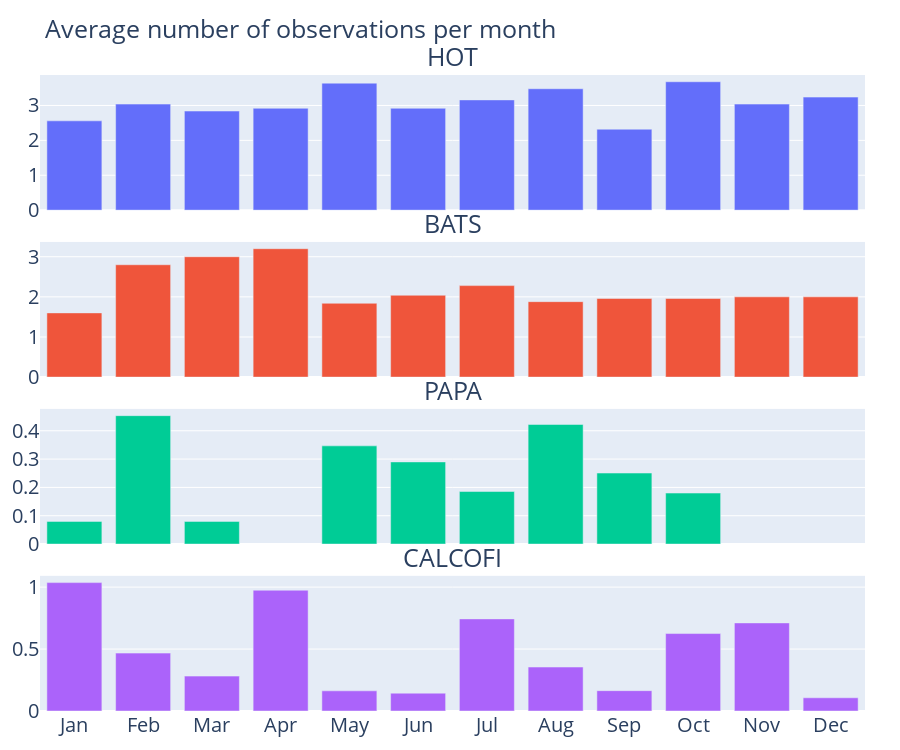

The cell this chart's notebook holds for it:
### Code cell
figure = make_subplots(
    rows=4,
    cols=1,
    subplot_titles=["Hot", "Bats", "Papa", "Calcofi"],
    specs=[[{"type": "bar"}] for _ in range(4)],
    vertical_spacing=0.05,
    shared_xaxes=True,
)

for i, station in enumerate(["hot", "bats", "papa", "calcofi"]):
    figure.add_trace(
        go.Bar(
            y=monthly_by_station[station],
            x=monthly_by_station["month"],
            name=station.capitalize(),
            marker_color=px.colors.qualitative.Plotly[i],
        ),
        row=i + 1,
        col=1,
    )
figure.update_layout(
    title_text="Average number of observations per month",
    title_font_size=25,
    showlegend=False,
    font={"size": 20},
    margin={"l": 35, "r": 35, "t": 75, "b": 35},
    height=750,
    # bigger font for subtitles
    annotations=[
        {"text": "HOT", "font": dict(size=25)},
        {"text": "BATS", "font": dict(size=25)},
        {"text": "PAPA", "font": dict(size=25)},
        {"text": "CALCOFI", "font": dict(size=25)},
    ],
)
figure.show()

### Figure 1 — Plotly figure (JSON) as saved in the notebook; plotly's stock layout.template omitted (floating-point values rounded to 4 significant figures)
{"data": [{"marker": {"color": "#636EFA"}, "name": "Hot", "type": "bar", "x": ["Jan", "Feb", "Mar", "Apr", "May", "Jun", "Jul", "Aug", "Sep", "Oct", "Nov", "Dec"], "xaxis": "x", "y": [2.56, 3.04, 2.84, 2.92, 3.64, 2.92, 3.16, 3.48, 2.32, 3.68, 3.04, 3.24], "yaxis": "y"}, {"marker": {"color": "#EF553B"}, "name": "Bats", "type": "bar", "x": ["Jan", "Feb", "Mar", "Apr", "May", "Jun", "Jul", "Aug", "Sep", "Oct", "Nov", "Dec"], "xaxis": "x2", "y": [1.6, 2.8, 3, 3.2, 1.84, 2.04, 2.28, 1.88, 1.96, 1.96, 2, 2], "yaxis": "y2"}, {"marker": {"color": "#00CC96"}, "name": "Papa", "type": "bar", "x": ["Jan", "Feb", "Mar", "Apr", "May", "Jun", "Jul", "Aug", "Sep", "Oct", "Nov", "Dec"], "xaxis": "x3", "y": [0.08, 0.4533, 0.08, null, 0.3467, 0.29, 0.1855, 0.4222, 0.2507, 0.18, null, null], "yaxis": "y3"}, {"marker": {"color": "#AB63FA"}, "name": "Calcofi", "type": "bar", "x": ["Jan", "Feb", "Mar", "Apr", "May", "Jun", "Jul", "Aug", "Sep", "Oct", "Nov", "Dec"], "xaxis": "x4", "y": [1.036, 0.4673, 0.2815, 0.9751, 0.1629, 0.144, 0.7436, 0.3548, 0.1642, 0.6251, 0.711, 0.1067], "yaxis": "y4"}], "layout": {"annotations": [{"font": {"size": 25}, "showarrow": false, "text": "HOT", "x": 0.5, "xanchor": "center", "xref": "paper", "y": 1, "yanchor": "bottom", "yref": "paper"}, {"font": {"size": 25}, "showarrow": false, "text": "BATS", "x": 0.5, "xanchor": "center", "xref": "paper", "y": 0.7375, "yanchor": "bottom", "yref": "paper"}, {"font": {"size": 25}, "showarrow": false, "text": "PAPA", "x": 0.5, "xanchor": "center", "xref": "paper", "y": 0.475, "yanchor": "bottom", "yref": "paper"}, {"font": {"size": 25}, "showarrow": false, "text": "CALCOFI", "x": 0.5, "xanchor": "center", "xref": "paper", "y": 0.2125, "yanchor": "bottom", "yref": "paper"}], "font": {"size": 20}, "height": 750, "margin": {"b": 35, "l": 35, "r": 35, "t": 75}, "showlegend": false, "title": {"font": {"size": 25}, "text": "Average number of observations per month"}, "xaxis": {"anchor": "y", "domain": [0, 1], "matches": "x4", "showticklabels": false}, "xaxis2": {"anchor": "y2", "domain": [0, 1], "matches": "x4", "showticklabels": false}, "xaxis3": {"anchor": "y3", "domain": [0, 1], "matches": "x4", "showticklabels": false}, "xaxis4": {"anchor": "y4", "domain": [0, 1]}, "yaxis": {"anchor": "x", "domain": [0.7875, 1]}, "yaxis2": {"anchor": "x2", "domain": [0.525, 0.7375]}, "yaxis3": {"anchor": "x3", "domain": [0.2625, 0.475]}, "yaxis4": {"anchor": "x4", "domain": [0, 0.2125]}}}
